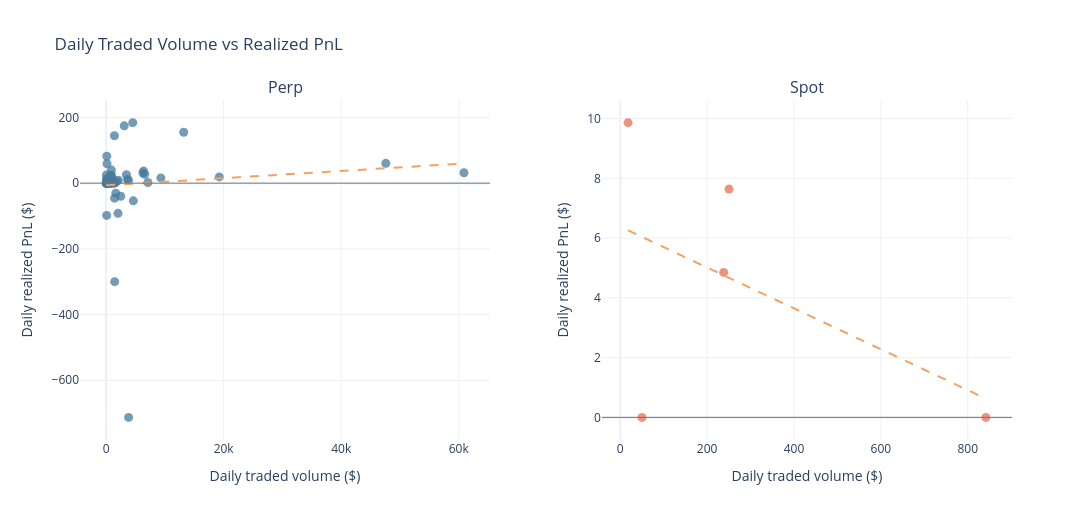

Notebook code cell kept with this figure:
### Markdown cell above
## Traded volume vs realized PnL chart

Daily fill volume compared with realized PnL by market type.

### Code cell
analytics.show_volume_chart()
